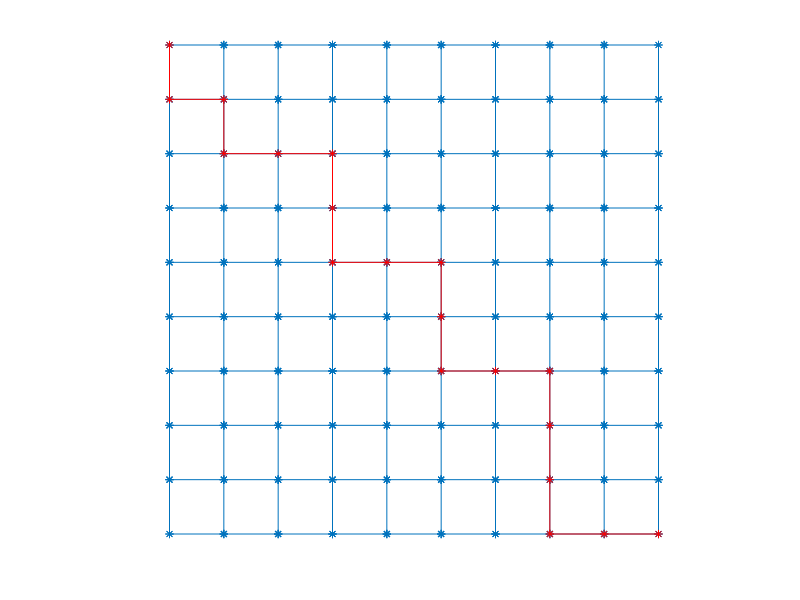

Recreate this plot in MATLAB.
%Testing multi-objective optimization
% adjacency matrix is connected only right and down.

clear
close all

P_tr_thresh = 0.3;

%build adjacency matrix
%square grid, connected right and down
s =10;
V = s^2;
i_vals = [];
j_vals = [];
% k_vals = [];
for i = 1:V
   if (mod(i,s) >0) %if it isn't on the right edge of grid
    i_vals(end+1) = i; %add node to right
    j_vals(end+1) = i+1;
   end
%    if (mod(i, s) ~=1) %if node isn't on the left edge of grid
%     i_vals(end+1) = i; %add node to left
%     j_vals(end+1) = i-1;
%    end
   if (i<=(V- s))   %if vertex isn't on bottom of grid
    i_vals(end+1) = i;  %add next node down
    j_vals(end+1) = i+s;
   end
%    if (i> s) %if vertex isn't on top of grid
%     i_vals(end+1) = i;   %add next node up
%     j_vals(end+1) = i - s;
%    end
end

minimum = 0.9;
maximum = 1.0;
vals = 10*abs(randn(length(i_vals), 1));  %generate random costs
adj = sparse(i_vals, j_vals, vals, V, V);

minimum = 0.9;
maximum = 1.0;
% vals = ones(length(i_vals),1);
vals = 10*abs(randn(length(i_vals), 1));  %generate random costs
% % adj = sparse(i_vals, j_vals, vals, V^2, V^2);

d{V, 1} = []; %d{i}(1) is minimum cost, d{i}(2) is total P_tr, d{i}(3) is parent node
P_tr = (maximum - minimum)*rand(V, 1) + minimum;%Prob. of traverse associated with each node. sqrt is to bias towards higher values.

%create coordinates
coords = [1 s];
for i = 1:V-1
   coords(i+1,:) = [floor(i/s)+1, s - mod(i,s)];
end
gplot(adj, coords, '*-')

P_tr(end) = 1;
d{V}(2) = 1; %P_tr for last node is 1.
d{V}(1) = 0;
d{V}(3) = V;
for i=V-1:-1:1 %counting back from last node,
    conns = find(adj(i,:)~=0);  %find non-zero entries in adj
    options = [];
    for j=1:length(conns)
     l = size(d{conns(j)}(:,1),1);
     p = size(options,1);
     options((end+1):(end+l), 1) = d{conns(j)}(:,1) + adj(i, conns(j));%list all options, find cost
     if p>0
         options((p+1):end, 2) = d{conns(j)}(:,2)*P_tr(i); %calculate P_tr for options
         options((p+1):end, 3) = conns(j); %list parent node for each option.
     else
         options(:, 2) = d{conns(j)}(:,2)*P_tr(i); %calculate P_tr for options
         options(:, 3) = conns(j); %list parent node for each option.
     end
    end
 
    for k=1:size(options,1) %if option violates P_tr, set penalty cost
        if options(k,2) < P_tr_thresh
            options(k,1) = 1000;         
        end
    end

            front = options(1,:);
    % inner front
        for j=2:size(options,1)
            list1 = find(front(:,1) > options(j,1));       %find list of points with greater cost
            list2 = find(front(:,2) > options(j,2));       %find list of points with greater P_tr
            to_remove = [];
            ind = [];

            for k=1:length(list1)
                ind = find(list1(k) == list2);
               if ~isempty(ind)
                to_remove(end+1) = ind;
               end
            end
            front(list2(to_remove),:) = [];

            if (length(list1) + length(list2) >0)
                t1 = front(:,1) <= options(j,1);
                t2 = front(:,2) <= options(j,2);
                if (isempty(find(t1==t2)))
                    front(end+1,:) = options(j,:);
                end
            end
        end
    d{i} = front;
end

t = 1;
[val, ind] = min(d{1}(:,1)); %find minimum cost path at node 1.
path = [1];
while (t<V-1)
    [val, ind] = min(d{t}(:,1));    %find minimum cost path at node t
    path(end+1) = d{t}(ind,3);
    t = path(end);
end
path(end+1) = V
[val, ind] = min(d{1}(:,1));
cost = d{1}(ind,1)
Prob_traverse = d{1}(ind,2)
hold on
for i=1:length(path)-1  %plot path
    plot(coords(path(i),1), coords(path(i),2), 'r*')
    plot([coords(path(i),1), coords(path(i+1),1)],[coords(path(i),2), coords(path(i+1),2)], 'r-')    
end
axis off
axis equal
